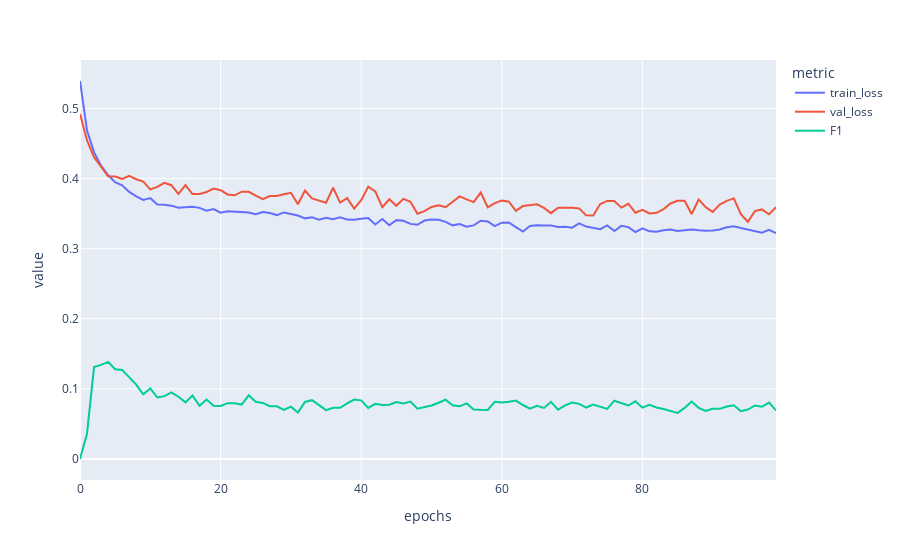

Notebook code cell kept with this figure:
### Code cell
px.line(df, x="epochs", y='value', color='metric')
